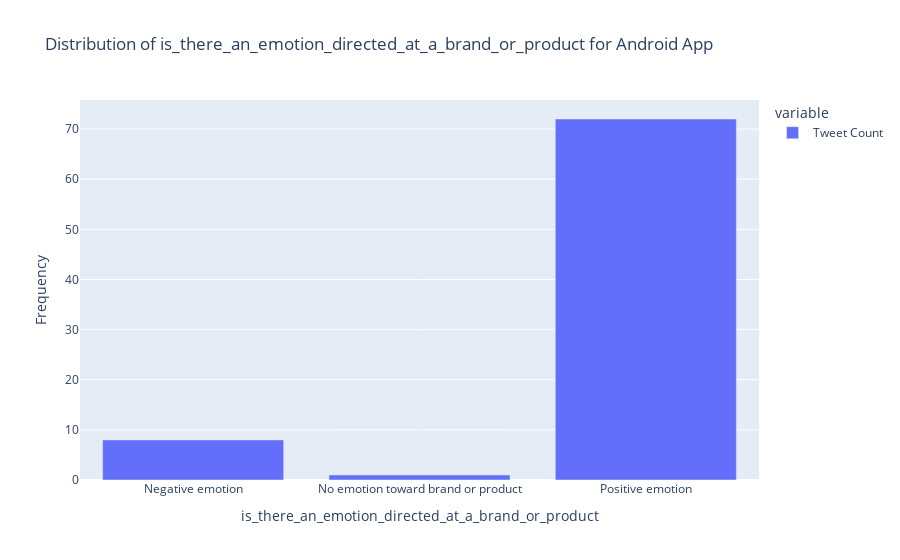

Notebook cell for this chart:
### Markdown cell above
It seems that all of the tweets directed to Android are certain or known in emotion. The overwhelming majority of tweets towards the Android are positive while there is still a small fraction that is negative with a way smaller fraction that is neutral in emotion or sentiment. Also, compared to the iPhone or the iPad, there is a smaller proportion of tweets directed towards the Android which may suggest larger iPhone or iPad users than Android users according to the data.  
Positive emotion = 69  
Negative emotion = 8 
No emotion toward brand or product = 1  

*Android Apps*

### Code cell
android_app_tweets = df[df['emotion_in_tweet_is_directed_at'] == 'Android App']
android_app_sentiment = android_app_tweets.groupby('is_there_an_emotion_directed_at_a_brand_or_product').count()['tweet_text']
android_app_sentiment.name = 'Tweet Count'
fig = px.bar(android_app_sentiment, title='Distribution of is_there_an_emotion_directed_at_a_brand_or_product for Android App')
fig.update_yaxes(title='Frequency')
fig.show();

### Figure 1 — Plotly figure (JSON) as saved in the notebook; plotly's stock layout.template omitted (floating-point values rounded to 4 significant figures)
{"data": [{"alignmentgroup": "True", "hovertemplate": "variable=Tweet Count<br>is_there_an_emotion_directed_at_a_brand_or_product=%{x}<br>value=%{y}<extra></extra>", "legendgroup": "Tweet Count", "marker": {"color": "#636efa"}, "name": "Tweet Count", "offsetgroup": "Tweet Count", "orientation": "v", "showlegend": true, "textposition": "auto", "type": "bar", "x": ["Negative emotion", "No emotion toward brand or product", "Positive emotion"], "xaxis": "x", "y": [8, 1, 72], "yaxis": "y"}], "layout": {"barmode": "relative", "legend": {"title": {"text": "variable"}, "tracegroupgap": 0}, "title": {"text": "Distribution of is_there_an_emotion_directed_at_a_brand_or_product for Android App"}, "xaxis": {"anchor": "y", "domain": [0, 1], "title": {"text": "is_there_an_emotion_directed_at_a_brand_or_product"}}, "yaxis": {"anchor": "x", "domain": [0, 1], "title": {"text": "Frequency"}}}}
